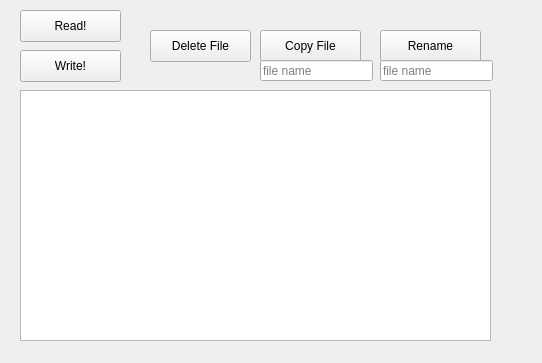
<?xml version="1.0" encoding="UTF-8"?>
<ui version="4.0">
 <class>MainWindow</class>
 <widget class="QMainWindow" name="MainWindow">
  <property name="geometry">
   <rect>
    <x>0</x>
    <y>0</y>
    <width>542</width>
    <height>363</height>
   </rect>
  </property>
  <property name="windowTitle">
   <string>MainWindow</string>
  </property>
  <widget class="QWidget" name="centralwidget">
   <widget class="QTextEdit" name="textEdit">
    <property name="geometry">
     <rect>
      <x>20</x>
      <y>90</y>
      <width>471</width>
      <height>251</height>
     </rect>
    </property>
   </widget>
   <widget class="QPushButton" name="pushButton_write">
    <property name="geometry">
     <rect>
      <x>20</x>
      <y>50</y>
      <width>101</width>
      <height>32</height>
     </rect>
    </property>
    <property name="text">
     <string>Write!</string>
    </property>
   </widget>
   <widget class="QPushButton" name="pushButton_read">
    <property name="geometry">
     <rect>
      <x>20</x>
      <y>10</y>
      <width>101</width>
      <height>32</height>
     </rect>
    </property>
    <property name="text">
     <string>Read!</string>
    </property>
   </widget>
   <widget class="QPushButton" name="pushButton_delete">
    <property name="geometry">
     <rect>
      <x>150</x>
      <y>30</y>
      <width>101</width>
      <height>32</height>
     </rect>
    </property>
    <property name="text">
     <string>Delete File</string>
    </property>
   </widget>
   <widget class="QPushButton" name="pushButton_copy">
    <property name="geometry">
     <rect>
      <x>260</x>
      <y>30</y>
      <width>101</width>
      <height>32</height>
     </rect>
    </property>
    <property name="text">
     <string>Copy File</string>
    </property>
   </widget>
   <widget class="QLineEdit" name="lineEdit_copy_filename">
    <property name="geometry">
     <rect>
      <x>260</x>
      <y>60</y>
      <width>113</width>
      <height>21</height>
     </rect>
    </property>
    <property name="placeholderText">
     <string>file name</string>
    </property>
   </widget>
   <widget class="QPushButton" name="pushButton_rename">
    <property name="geometry">
     <rect>
      <x>380</x>
      <y>30</y>
      <width>101</width>
      <height>32</height>
     </rect>
    </property>
    <property name="text">
     <string>Rename</string>
    </property>
   </widget>
   <widget class="QLineEdit" name="lineEdit_new_filename">
    <property name="geometry">
     <rect>
      <x>380</x>
      <y>60</y>
      <width>113</width>
      <height>21</height>
     </rect>
    </property>
    <property name="placeholderText">
     <string>file name</string>
    </property>
   </widget>
  </widget>
 </widget>
 <resources/>
 <connections/>
</ui>
